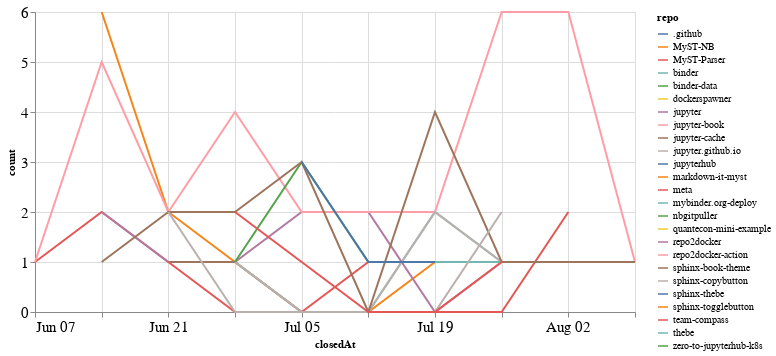

This figure's notebook cell:
### Code cell
closed_by_time = closed_by.groupby('repo').resample('W', on='closedAt').count()['author'].reset_index()
closed_by_time = closed_by_time.rename(columns={'author': 'count'})

alt.Chart(closed_by_time, width=600).mark_line().encode(
    x='closedAt',
    y='count',
    color='repo',
    tooltip="repo"
)

### Figure 1 — Vega-Lite specification as saved in the notebook (floating-point values rounded to 4 significant figures)
{"config": {"axisLeft": {"labelFontSize": 15}, "axisBottom": {"labelFontSize": 15}}, "data": {"name": "data-72141498cd701e076b21d9e35aa309ce"}, "mark": "line", "encoding": {"color": {"type": "nominal", "field": "repo"}, "tooltip": {"type": "nominal", "field": "repo"}, "x": {"type": "temporal", "field": "closedAt"}, "y": {"type": "quantitative", "field": "count"}}, "width": 600, "$schema": "https://vega.github.io/schema/vega-lite/v4.8.1.json", "datasets": {"data-72141498cd701e076b21d9e35aa309ce": [{"repo": ".github", "closedAt": "2020-07-05T00:00:00", "count": 1}, {"repo": "MyST-NB", "closedAt": "2020-06-14T00:00:00", "count": 6}, {"repo": "MyST-NB", "closedAt": "2020-06-21T00:00:00", "count": 2}, {"repo": "MyST-NB", "closedAt": "2020-06-28T00:00:00", "count": 1}, {"repo": "MyST-NB", "closedAt": "2020-07-05T00:00:00", "count": 0}, {"repo": "MyST-NB", "closedAt": "2020-07-12T00:00:00", "count": 0}, {"repo": "MyST-NB", "closedAt": "2020-07-19T00:00:00", "count": 1}, {"repo": "MyST-Parser", "closedAt": "2020-06-07T00:00:00", "count": 1}, {"repo": "MyST-Parser", "closedAt": "2020-06-14T00:00:00", "count": 2}, {"repo": "MyST-Parser", "closedAt": "2020-06-21T00:00:00", "count": 1}, {"repo": "MyST-Parser", "closedAt": "2020-06-28T00:00:00", "count": 1}, {"repo": "MyST-Parser", "closedAt": "2020-07-05T00:00:00", "count": 0}, {"repo": "MyST-Parser", "closedAt": "2020-07-12T00:00:00", "count": 1}, {"repo": "MyST-Parser", "closedAt": "2020-07-19T00:00:00", "count": 1}, {"repo": "binder", "closedAt": "2020-06-28T00:00:00", "count": 1}, {"repo": "binder", "closedAt": "2020-07-05T00:00:00", "count": 0}, {"repo": "binder", "closedAt": "2020-07-12T00:00:00", "count": 0}, {"repo": "binder", "closedAt": "2020-07-19T00:00:00", "count": 2}, {"repo": "binder", "closedAt": "2020-07-26T00:00:00", "count": 1}, {"repo": "binder-data", "closedAt": "2020-06-21T00:00:00", "count": 1}, {"repo": "dockerspawner", "closedAt": "2020-06-28T00:00:00", "count": 2}, {"repo": "jupyter", "closedAt": "2020-06-14T00:00:00", "count": 2}, {"repo": "jupyter", "closedAt": "2020-06-21T00:00:00", "count": 1}, {"repo": "jupyter", "closedAt": "2020-06-28T00:00:00", "count": 1}, {"repo": "jupyter", "closedAt": "2020-07-05T00:00:00", "count": 2}, {"repo": "jupyter", "closedAt": "2020-07-12T00:00:00", "count": 2}, {"repo": "jupyter", "closedAt": "2020-07-19T00:00:00", "count": 0}, {"repo": "jupyter", "closedAt": "2020-07-26T00:00:00", "count": 1}, {"repo": "jupyter-book", "closedAt": "2020-06-07T00:00:00", "count": 1}, {"repo": "jupyter-book", "closedAt": "2020-06-14T00:00:00", "count": 5}, {"repo": "jupyter-book", "closedAt": "2020-06-21T00:00:00", "count": 2}, {"repo": "jupyter-book", "closedAt": "2020-06-28T00:00:00", "count": 4}, {"repo": "jupyter-book", "closedAt": "2020-07-05T00:00:00", "count": 2}, {"repo": "jupyter-book", "closedAt": "2020-07-12T00:00:00", "count": 2}, {"repo": "jupyter-book", "closedAt": "2020-07-19T00:00:00", "count": 2}, {"repo": "jupyter-book", "closedAt": "2020-07-26T00:00:00", "count": 6}, {"repo": "jupyter-book", "closedAt": "2020-08-02T00:00:00", "count": 6}, {"repo": "jupyter-book", "closedAt": "2020-08-09T00:00:00", "count": 1}, {"repo": "jupyter-cache", "closedAt": "2020-06-21T00:00:00", "count": 1}, {"repo": "jupyter-cache", "closedAt": "2020-06-28T00:00:00", "count": 1}, {"repo": "jupyter.github.io", "closedAt": "2020-06-28T00:00:00", "count": 1}, {"repo": "jupyter.github.io", "closedAt": "2020-07-05T00:00:00", "count": 0}, {"repo": "jupyter.github.io", "closedAt": "2020-07-12T00:00:00", "count": 0}, {"repo": "jupyter.github.io", "closedAt": "2020-07-19T00:00:00", "count": 2}, {"repo": "jupyter.github.io", "closedAt": "2020-07-26T00:00:00", "count": 1}, {"repo": "jupyterhub", "closedAt": "2020-07-12T00:00:00", "count": 1}, {"repo": "markdown-it-myst", "closedAt": "2020-08-09T00:00:00", "count": 1}, {"repo": "meta", "closedAt": "2020-06-21T00:00:00", "count": 1}, {"repo": "meta", "closedAt": "2020-06-28T00:00:00", "count": 0}, {"repo": "meta", "closedAt": "2020-07-05T00:00:00", "count": 0}, {"repo": "meta", "closedAt": "2020-07-12T00:00:00", "count": 0}, {"repo": "meta", "closedAt": "2020-07-19T00:00:00", "count": 0}, {"repo": "meta", "closedAt": "2020-07-26T00:00:00", "count": 0}, {"repo": "meta", "closedAt": "2020-08-02T00:00:00", "count": 2}, {"repo": "mybinder.org-deploy", "closedAt": "2020-07-19T00:00:00", "count": 1}, {"repo": "mybinder.org-deploy", "closedAt": "2020-07-26T00:00:00", "count": 1}, {"repo": "nbgitpuller", "closedAt": "2020-06-28T00:00:00", "count": 1}, {"repo": "nbgitpuller", "closedAt": "2020-07-05T00:00:00", "count": 3}, {"repo": "nbgitpuller", "closedAt": "2020-07-12T00:00:00", "count": 1}, {"repo": "quantecon-mini-example", "closedAt": "2020-06-21T00:00:00", "count": 1}, {"repo": "repo2docker", "closedAt": "2020-06-14T00:00:00", "count": 1}, {"repo": "repo2docker-action", "closedAt": "2020-07-26T00:00:00", "count": 1}, {"repo": "sphinx-book-theme", "closedAt": "2020-06-14T00:00:00", "count": 1}, {"repo": "sphinx-book-theme", "closedAt": "2020-06-21T00:00:00", "count": 2}, {"repo": "sphinx-book-theme", "closedAt": "2020-06-28T00:00:00", "count": 2}, {"repo": "sphinx-book-theme", "closedAt": "2020-07-05T00:00:00", "count": 3}, {"repo": "sphinx-book-theme", "closedAt": "2020-07-12T00:00:00", "count": 0}, {"repo": "sphinx-book-theme", "closedAt": "2020-07-19T00:00:00", "count": 4}, {"repo": "sphinx-book-theme", "closedAt": "2020-07-26T00:00:00", "count": 1}, {"repo": "sphinx-book-theme", "closedAt": "2020-08-02T00:00:00", "count": 1}, {"repo": "sphinx-book-theme", "closedAt": "2020-08-09T00:00:00", "count": 1}, {"repo": "sphinx-copybutton", "closedAt": "2020-06-21T00:00:00", "count": 2}, {"repo": "sphinx-copybutton", "closedAt": "2020-06-28T00:00:00", "count": 0}, {"repo": "sphinx-copybutton", "closedAt": "2020-07-05T00:00:00", "count": 0}, {"repo": "sphinx-copybutton", "closedAt": "2020-07-12T00:00:00", "count": 0}, {"repo": "sphinx-copybutton", "closedAt": "2020-07-19T00:00:00", "count": 0}, {"repo": "sphinx-copybutton", "closedAt": "2020-07-26T00:00:00", "count": 2}, {"repo": "sphinx-thebe", "closedAt": "2020-07-05T00:00:00", "count": 3}, {"repo": "sphinx-thebe", "closedAt": "2020-07-12T00:00:00", "count": 1}, {"repo": "sphinx-thebe", "closedAt": "2020-07-19T00:00:00", "count": 1}, {"repo": "sphinx-togglebutton", "closedAt": "2020-06-14T00:00:00", "count": 1}, {"repo": "team-compass", "closedAt": "2020-06-28T00:00:00", "count": 2}, {"repo": "team-compass", "closedAt": "2020-07-05T00:00:00", "count": 1}, {"repo": "team-compass", "closedAt": "2020-07-12T00:00:00", "count": 0}, {"repo": "team-compass", "closedAt": "2020-07-19T00:00:00", "count": 0}, {"repo": "team-compass", "closedAt": "2020-07-26T00:00:00", "count": 1}, {"repo": "thebe", "closedAt": "2020-07-12T00:00:00", "count": 1}, {"repo": "zero-to-jupyterhub-k8s", "closedAt": "2020-07-05T00:00:00", "count": 1}]}}
